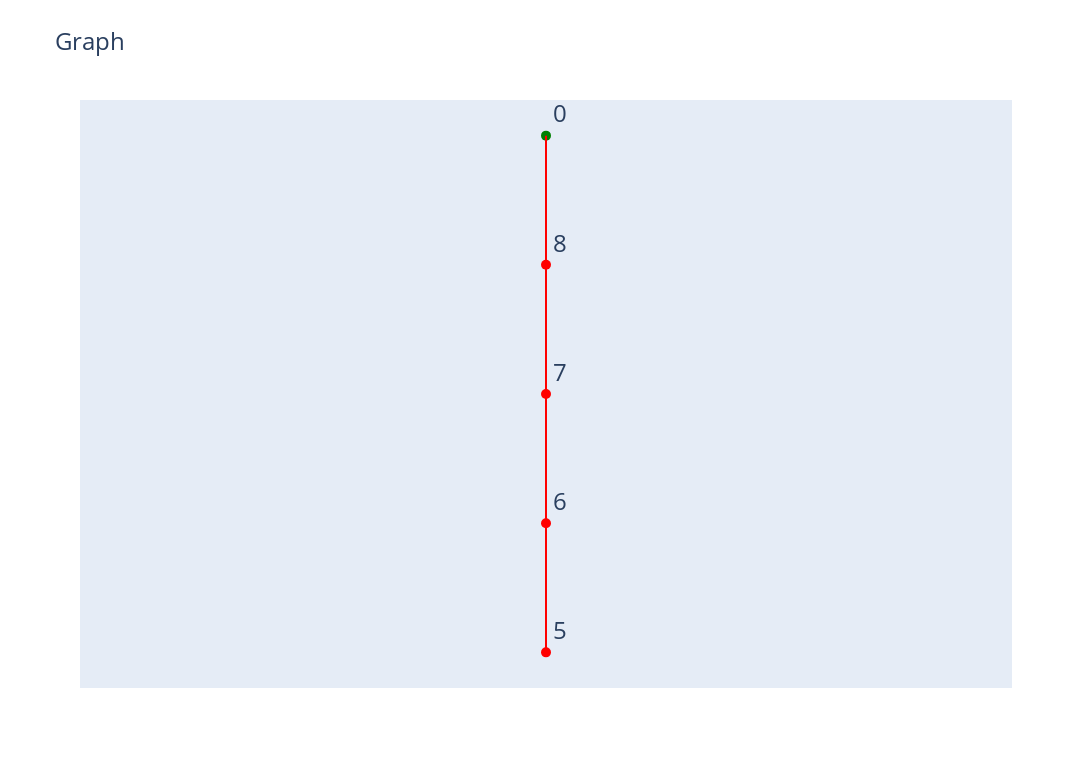

Notebook code cell kept with this figure:
### Code cell
es_algo = ESAlgo(base_graph, 0)     
es_algo.all_graphs['bfs_tree'] = es_algo.es_graph
next(es_algo.es_update_delete_edge(0,1,True))
next(es_algo.es_update_delete_edge(5,4,True))
fig = new_default_fig()
bfs_vis = BFSVis(es_algo,fig)
bfs_vis.vis_init_all()
fig.show()

### Figure 1 — Plotly figure (JSON) as saved in the notebook; plotly's stock layout.template omitted (floating-point values rounded to 4 significant figures)
{"data": [{"customdata": ["Lvl: 0<br>P_T: None<br>P: None<br>F: None<br>C: {8}"], "hovertemplate": "%{customdata}", "marker": {"color": "green", "size": 10}, "mode": "markers+text", "name": "0", "text": "0", "textfont": {"size": 24}, "textposition": "top right", "type": "scatter", "x": [0], "y": [1]}, {"customdata": ["Lvl: 4<br>P_T: 6<br>P: {6}<br>F: None<br>C: None"], "hovertemplate": "%{customdata}", "marker": {"color": "red", "size": 10}, "mode": "markers+text", "name": "5", "text": "5", "textfont": {"size": 24}, "textposition": "top right", "type": "scatter", "x": [0], "y": [-1]}, {"customdata": ["Lvl: 3<br>P_T: 7<br>P: {7}<br>F: None<br>C: {5}"], "hovertemplate": "%{customdata}", "marker": {"color": "red", "size": 10}, "mode": "markers+text", "name": "6", "text": "6", "textfont": {"size": 24}, "textposition": "top right", "type": "scatter", "x": [0], "y": [-0.5]}, {"customdata": ["Lvl: 2<br>P_T: 8<br>P: {8}<br>F: None<br>C: {6}"], "hovertemplate": "%{customdata}", "marker": {"color": "red", "size": 10}, "mode": "markers+text", "name": "7", "text": "7", "textfont": {"size": 24}, "textposition": "top right", "type": "scatter", "x": [0], "y": [0]}, {"customdata": ["Lvl: 1<br>P_T: 0<br>P: {0}<br>F: None<br>C: {7}"], "hovertemplate": "%{customdata}", "marker": {"color": "red", "size": 10}, "mode": "markers+text", "name": "8", "text": "8", "textfont": {"size": 24}, "textposition": "top right", "type": "scatter", "x": [0], "y": [0.5]}, {"hoverinfo": "none", "line": {"color": "red", "width": 2}, "mode": "lines", "name": "0_8", "type": "scatter", "x": [0, 0], "y": [1, 0.5]}, {"hoverinfo": "none", "line": {"color": "red", "width": 2}, "mode": "lines", "name": "5_6", "type": "scatter", "x": [0, 0], "y": [-1, -0.5]}, {"hoverinfo": "none", "line": {"color": "red", "width": 2}, "mode": "lines", "name": "6_7", "type": "scatter", "x": [0, 0], "y": [-0.5, 0]}, {"hoverinfo": "none", "line": {"color": "red", "width": 2}, "mode": "lines", "name": "7_8", "type": "scatter", "x": [0, 0], "y": [0, 0.5]}], "layout": {"height": 768, "hovermode": "closest", "showlegend": false, "title": {"font": {"size": 24}, "text": "Graph"}, "width": 1366, "xaxis": {"showgrid": false, "showticklabels": false, "zeroline": false}, "yaxis": {"showgrid": false, "showticklabels": false, "zeroline": false}}}
